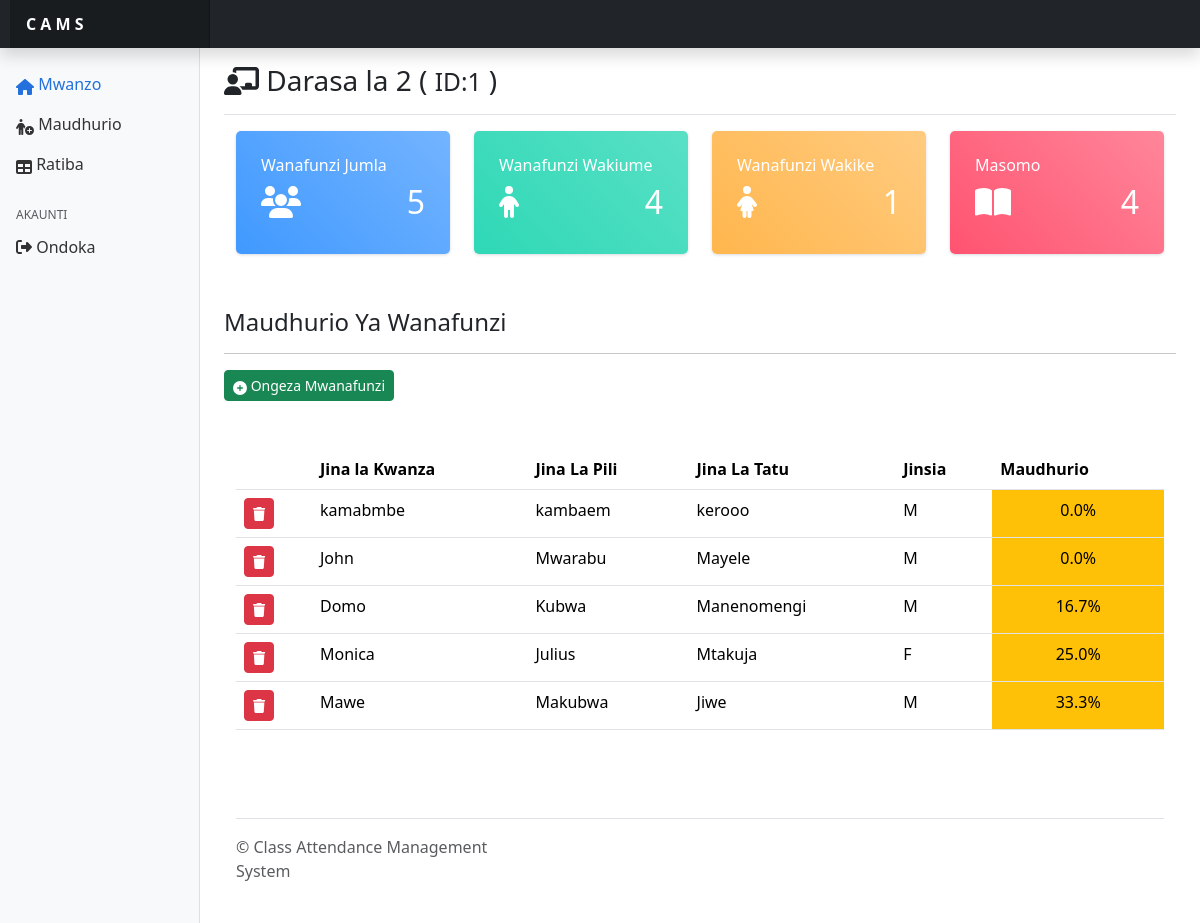
The page /classteacher/ (signed in) on the database its author committed.
### tables this page shows
CREATE TABLE `classes` (
  `class_id` int(11) NOT NULL,
  `name` text NOT NULL
);

CREATE TABLE `students` (
  `student_id` int(11) NOT NULL,
  `firstname` text NOT NULL,
  `secondname` text NOT NULL,
  `lastname` text NOT NULL,
  `gender` text NOT NULL,
  `class_id` int(11) NOT NULL,
  `classteacher_id` int(11) NOT NULL
);

### classteacher/dashboard.php (the view, shortened to what this page needs)
'<main class="col-md-9 ms-sm-auto col-lg-10 px-md-4">
    <div
        class="d-flex justify-content-between flex-wrap flex-md-nowrap align-items-center pt-3 pb-2 mb-3 border-bottom">
        <h5 class="h3"><i class="fa-solid fa-chalkboard-user"></i> <?= $class_name ?> ( <small>ID:<?= $classteacher_id ?></small> ) </h5>
    </div>
    <div class="container">
        <div class="row">
            <div class="col-md-4 col-xl-3">
                <div class="card bg-c-blue order-card">
                    <div class="card-block">
                        <h6 class="m-b-20">Wanafunzi Jumla</h6>
                        <h2 class="text-right"><i class="fa-solid fa-users"></i><span
                                class="f-right"><?= $total_students; ?></span></h2>
                    </div>
                </div>
            </div>
            <div class="col-md-4 col-xl-3">
                <div class="card bg-c-green order-card">
                    <div class="card-block">
                        <h6 class="m-b-20">Wanafunzi Wakiume</h6>
                        <h2 class="text-right"><i class="fa-solid fa-child"></i><span
                                class="f-right"><?= $total_students_male; ?></span></h2>
                    </div>
                </div>
            </div>
            <div class="col-md-4 col-xl-3">
                <div class="card bg-c-yellow order-card">
                    <div class="card-block">
                        <h6 class="m-b-20">Wanafunzi Wakike</h6>
                        <h2 class="text-right"><i class="fa-solid fa-child-dress"></i><span
                                class="f-right"><?= $total_female_students; ?></span>
                        </h2>
                    </div>
                </div>
            </div>
            <div class="col-md-4 col-xl-3">
                <div class="card bg-c-pink order-card">
                    <div class="card-block">
                        <h6 class="m-b-20">Masomo</h6>
                        <h2 class="text-right"><i class="fa-solid fa-book-open"></i><span
                                class="f-right"><?= $total_class_subjects; ?></span></h2>
                    </div>
                </div>
            </div>
        </div>
    </div>
    <br>
    <h4>Maudhurio Ya Wanafunzi</h4>
    <hr>
    <button type="button" class="btn btn-success btn-sm" data-bs-toggle="modal" data-bs-target="#myModal">
        <i class="fa-solid fa-plus-circle align-text-bottom"></i>
        Ongeza Mwanafunzi
    </button>
    <div class="container table-responsive py-5">
        <table class="table table-unbordered table-hover">
            <thead class="thead-dark">
                <tr>
                    <th scope="col"></th>
                    <th scope="col">Jina la Kwanza</th>
                    <th scope="col">Jina La Pili</th>
                    <th scope="col">Jina La Tatu</th>
                    <th scope="col">Jinsia</th>
                    <th scope="col">Maudhurio</th>
                </tr>
            </thead>
            <tbody>
                <?php
                $class_attendance = "SELECT COUNT(attendance_id) AS all_attendance FROM attendance WHERE classteacher_id='$classteacher_id'";
                $run_class_attendance = mysqli_query($con,$class_attendance);
                $row_class_attendance = mysqli_fetch_array($run_class_attendance);
                $overall_attendance = $row_class_attendance['all_attendance'];
        $get_students = "SELECT * FROM students WHERE class_id='$class_id' AND classteacher_id='$classteacher_id' ORDER BY student_id DESC";
        $run_students = mysqli_query($con,$get_students);
  while( $row_students = mysqli_fetch_array($run_students)){
        $student_id = $row_students['student_id'];
        $s_firstname = $row_students['firstname'];
        $s_secondname = $row_students['secondname'];
        $s_lastname = $row_students['lastname'];
        $s_gender = $row_students['gender'];
        $get_attendance = "SELECT COUNT(attendance_id) As attended_times FROM attendance WHERE student_id='$student_id'";
        $run_attendance = mysqli_query($con,$get_attendance);
        $row_attendance = mysqli_fetch_array($run_attendance);
        $attended_times = $row_attendance['attended_times'];
        $percentage =   $attended_times * 100 / $overall_attendance;
        $percentage_attendance = number_format($percentage,1);
        if($percentage_attendance <= 50){
            $color = "bg-warning";
        }
                ?>
                <tr>
                <td > <a href="../includes/delete.php?student=<?= $student_id ?>"> <button class="btn btn-danger btn-sm"> <i class="fa-solid fa-trash"></i></button></a> </td>
                    <td><?= $s_firstname ?></td>
                    <td><?= $s_secondname ?></td>
                    <td><?= $s_lastname ?></td>
                    <td><?= $s_gender ?></td>
                    <td class=" <?= $color ?> text-center "><?= $percentage_attendance ?>%</td>
                </tr>
                <?php
  }
?>
            </tbody>
        </table>
    </div>

### includes/header.php (shortened to what this page needs)
<!DOCTYPE html>
<html lang="en">
<head>
    <link rel="stylesheet" href="../node_modules/bootstrap/dist/css/bootstrap.min.css">
    <link rel="stylesheet" href="./node_modules/@fortawesome/fontawesome-free/css/fontawesome.css">
    <link rel="stylesheet" href="../node_modules/@fortawesome/fontawesome-free/css/all.css">
    <link rel="stylesheet" href="../css/styles.css">
</head>

### includes/sidebar.php (shortened to what this page needs)
<?php
if (!isset($_GET['attendance']) AND !isset($_GET['timetable']) AND !isset($_GET['addstudent'])) {
    $mwanzo_active = "active";
}
?>
<header class="navbar navbar-dark sticky-top bg-dark flex-md-nowrap p-0 shadow">
    <a class="navbar-brand col-md-3 col-lg-2 me-0 px-3 fs-6" href="#">C A M S </a>
    <div class="navbar-nav">
        <div class="nav-item text-nowrap">
            <a class="nav-link px-3" href="#"></a>
        </div>
    </div>
</header>
<div class="container-fluid">
    <div class="row">
        <nav id="sidebarMenu" class="col-md-3 col-lg-2 d-md-block bg-body-tertiary sidebar collapse">
            <div class="position-sticky pt-3 sidebar-sticky">
                <ul class="nav flex-column">
                    <li class="nav-item">
                        <a class="nav-link <?= $mwanzo_active ?>" aria-current="page" href="../classteacher/">
                            <i class="fa-solid fa-home align-text-bottom"></i>
                            Mwanzo
                        </a>
                    </li>
                    <li class="nav-item">
                        <a class="nav-link <?= $attendance_active ?>" href="../classteacher/?attendance">
                            <i class="fa-solid fa-person-circle-plus align-text-bottom"></i>
                            Maudhurio
                        </a>
                    </li>
                    <li class="nav-item">
                        <a class="nav-link <?= $timetable_active ?>" href="../classteacher/?timetable">
                            <i class="fa-solid fa-table align-text-bottom"></i>
                            Ratiba
                        </a>
                    </li>
                </ul>
                <h6 class="sidebar-heading d-flex justify-content-between align-items-center px-3 mt-4 mb-1 text-body-secondary text-uppercase">
                    <span>AKAUNTI</span>
                </h6>
                <ul class="nav flex-column mb-2">
                    <li class="nav-item">
                        <a class="nav-link" href="../logout.php">
                            <i class="fa-solid fa-right-from-bracket"></i> Ondoka
                        </a>
                    </li>
                </ul>
            </div>
        </nav>

### classteacher/index.php (shortened to what this page needs)
<?php
include("../includes/db.php");
include("../includes/header.php");
include("../includes/sidebar.php");
?>
<?php
        if(isset($_SESSION['classteacher'])){
             $classteacher_id = $_SESSION['classteacher'];
        $get_classteacher = "SELECT * FROM classteacher WHERE classteacher_id='$classteacher_id'";
        $run_classteacher = mysqli_query($con,$get_classteacher);
        $row_classteacher = mysqli_fetch_array($run_classteacher);
        $class_id =$row_classteacher['class_id'];
        $get_class = "SELECT * FROM classes WHERE class_id='$class_id'";
        $run_class = mysqli_query($con,$get_class);
        $row_class = mysqli_fetch_array($run_class);
        $class_id = $row_class['class_id'];
        $class_name = $row_class['name'];
        $get_students_totals = "SELECT COUNT(student_id) AS total_students FROM students WHERE class_id='$class_id' AND classteacher_id='$classteacher_id'";
        $run_students_totals = mysqli_query($con,$get_students_totals);
        $row_students_totals = mysqli_fetch_array($run_students_totals);
        $total_students = $row_students_totals['total_students'];
      $get_male_students = "SELECT  COUNT(student_id) AS male_students FROM students WHERE gender='M' AND class_id='$class_id' AND classteacher_id='$classteacher_id'";
      $run_male_students = mysqli_query($con,$get_male_students);
      $row_male_students = mysqli_fetch_array($run_male_students);
      $total_students_male = $row_male_students['male_students'];
      $get_female_students = "SELECT COUNT(student_id) AS female_students FROM students WHERE gender='F' AND class_id='$class_id' AND classteacher_id='$classteacher_id'";
      $run_female_students = mysqli_query($con,$get_female_students);
      $row_female_students = mysqli_fetch_array($run_female_students);
      $total_female_students = $row_female_students['female_students'];
         $get_class_subjects = "SELECT COUNT(subject_id) AS class_subjects FROM subjects WHERE class_id='$class_id' ";
         $run_class_subjects = mysqli_query($con,$get_class_subjects);
         $row_class_subjects = mysqli_fetch_array($run_class_subjects);
         $total_class_subjects = $row_class_subjects['class_subjects'];
        }
        ?>
        <?php
        if (!isset($_GET['attendance']) and !isset($_GET['timetable']))  {
            include("../classteacher/dashboard.php");
        }
        ?>
<?php
include("../includes/footer.php");
?>

### includes/footer.php (shortened to what this page needs)
<div class="container">
                    <footer class="d-flex flex-wrap justify-content-between align-items-center py-3 my-4 border-top">
                        <div class="col-md-4 d-flex align-items-center">
                            <span class="mb-3 mb-md-0 text-body-secondary">&copy; Class Attendance Management
                                System</span>
                        </div>
            </main>
        </div>
    </div>
</body>
</html>

### css/styles.css (style rules this page uses)
.navbar-brand { font-weight: bolder !important; font-size: 25px; margin-left: 10px !important; text-transform: uppercase; }
.sidebar { position: fixed; top: 0; bottom: 0; left: 0; z-index: 100; padding: 48px 0 0; box-shadow: inset -1px 0 0 rgba(0, 0, 0, .1); }
.sidebar-sticky { height: calc(100vh - 48px); overflow-x: hidden; overflow-y: auto; }
.sidebar .nav-link { font-weight: 500; color: #333; }
.sidebar .nav-link.active { color: #2470dc; }
.sidebar-heading { font-size: .75rem; }
.navbar-brand { padding-top: .75rem; padding-bottom: .75rem; background-color: rgba(0, 0, 0, .25); box-shadow: inset -1px 0 0 rgba(0, 0, 0, .25); }
.order-card { color: #fff; }
.bg-c-blue { background: linear-gradient(45deg, #4099ff, #73b4ff); }
.bg-c-green { background: linear-gradient(45deg, #2ed8b6, #59e0c5); }
.bg-c-yellow { background: linear-gradient(45deg, #FFB64D, #ffcb80); }
.bg-c-pink { background: linear-gradient(45deg, #FF5370, #ff869a); }
.card { border-radius: 5px; -webkit-box-shadow: 0 1px 2.94px 0.06px rgba(4, 26, 55, 0.16); box-shadow: 0 1px 2.94px 0.06px rgba(4, 26, 55, 0.16); border: none; margin-bottom: 30px; -webkit-transition: all 0.3s ease-in-out; transition: all 0.3s ease-in-out; }
.card .card-block { padding: 25px; }
.f-right { float: right; }

### rows shown on the page
classes: name "Darasa la 2"
students: firstname "kamabmbe", secondname "kambaem", lastname "kerooo", gender "M", percentage_attendance "0.0"
students: firstname "John", secondname "Mwarabu", lastname "Mayele", gender "M", percentage_attendance "0.0"
students: firstname "Domo", secondname "Kubwa", lastname "Manenomengi", gender "M", percentage_attendance "16.7"
students: firstname "Monica", secondname "Julius", lastname "Mtakuja", gender "F", percentage_attendance "25.0"
students: firstname "Mawe", secondname "Makubwa", lastname "Jiwe", gender "M", percentage_attendance "33.3"

### other values the page prints
$classteacher_id "1"
$total_students "5"
$total_students_male "4"
$total_female_students "1"
$total_class_subjects "4"
